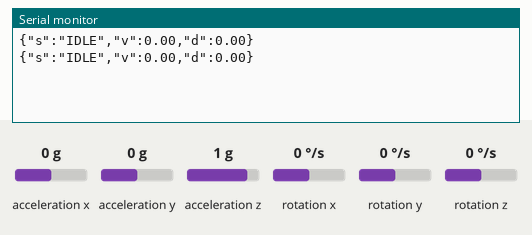
This sketch was run on a simulated Arduino Uno, built with avr-gcc and run on an emulated ATmega328P. Shown: the last lines printed to the serial monitor. The inputs (shaded band) are chosen by the test bench; at power-on: acceleration x 0 g, acceleration y 0 g, acceleration z 1 g, rotation x 0 °/s, rotation y 0 °/s, rotation z 0 °/s. No radio packets arrive unless stated.

Above: at 1.2 s.
1.3 s: acceleration x set to -1.4 g
At 2.2 s:
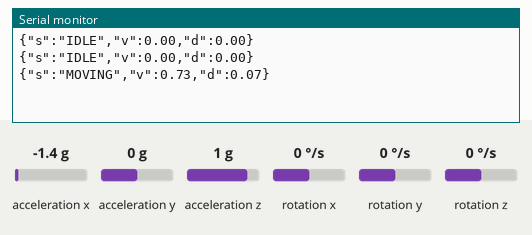
3.8 s: acceleration y set to -1.4 g
At 5.1 s:
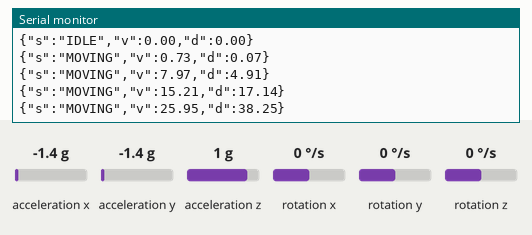
5.3 s: acceleration z set to -1.4 g
At 5.9 s:
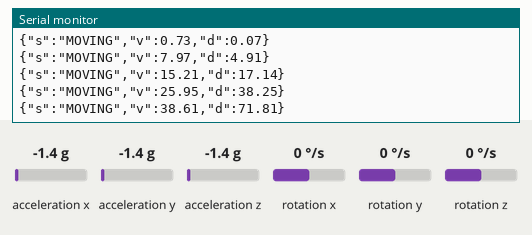

The sketch:

sender.ino
```cpp
#include <Wire.h>
#include <RF24.h>
#include <MPU6050.h>

MPU6050 mpu;
RF24 radio(9, 10); // CE = 9, CSN = 10
const byte address[6] = "00001";

unsigned long lastUpdate = 0;
unsigned long lastMotionTime = 0;
const unsigned long idleThreshold = 10000;

bool wasIdle = false;

float velocity = 0;
float distance = 0;

unsigned long lastMoveTime = 0;
String status = "IDLE";

void setup() {
  Serial.begin(9600);
  Wire.begin();
  mpu.initialize();

  if (!mpu.testConnection()) {
    Serial.println("MPU6050 connection failed");
    while (1);
  }

  radio.begin();
  radio.setPALevel(RF24_PA_LOW);
  radio.setDataRate(RF24_250KBPS);
  radio.openWritingPipe(address);
  radio.stopListening();

  lastUpdate = millis();
  lastMotionTime = millis();
}

void loop() {
  unsigned long now = millis();
  float dt = (now - lastUpdate) / 1000.0; // in seconds
  lastUpdate = now;

  int16_t ax, ay, az;
  mpu.getAcceleration(&ax, &ay, &az);

  // Convert to g's
  float ax_g = ax / 16384.0;
  float ay_g = ay / 16384.0;
  float az_g = az / 16384.0;

  // Magnitude of acceleration
  float accel = sqrt(ax_g * ax_g + ay_g * ay_g + az_g * az_g) - 1.0; // remove gravity

  // Noise threshold
  if (abs(accel) < 0.5) accel = 0;

  // Decay velocity when there's no acceleration
  if (accel == 0) {
    velocity *= 0.9;  // reduce velocity gradually
    if (abs(velocity) < 0.05) velocity = 0;
  }

  // Integrate acceleration to get speed and distance
  velocity += accel * 9.81 * dt;      // m/s
  distance += velocity * dt;          // m

  // Motion threshold logic
  float motionThreshold = 0.5;  // 0.5 m/s is considered idle
  if (velocity > motionThreshold) {
    status = "MOVING";
    lastMoveTime = millis();
  } else {
    if ((millis() - lastMoveTime) > 10000) {
      status = "IDLE";
    }
  }

  // Send only when status changes or every 1 sec
  static unsigned long lastSent = 0;
  if (now - lastSent >= 1000 || (status == "IDLE" && !wasIdle) || (status == "MOVING" && wasIdle)) {
    wasIdle = (status == "IDLE");
    lastSent = now;

    // Prepare payload (for radio)
    char payload[64];
    snprintf(payload, sizeof(payload), "{\"s\":\"%s\",\"v\":%.2f,\"d\":%.2f}", status.c_str(), velocity, distance);

    // Print full info to Serial
    Serial.print("{\"s\":\"");
    Serial.print(status);
    Serial.print("\",\"v\":");
    Serial.print(velocity, 2);
    Serial.print(",\"d\":");
    Serial.print(distance, 2);
    Serial.println("}");

    bool ok = radio.write(&payload, strlen(payload) + 1);
    if (!ok) Serial.println("Failed to send");
  }

  delay(100); // adjust for stability
}
```

Measured:
- after the input at 1.3 s, the serial monitor: prints a new line at once (image 1)
- after the input at 3.8 s, the serial monitor: prints a new line after 0.62 s (image 2)
- after the input at 5.3 s, the serial monitor: prints a new line after 0.14 s (image 3)
